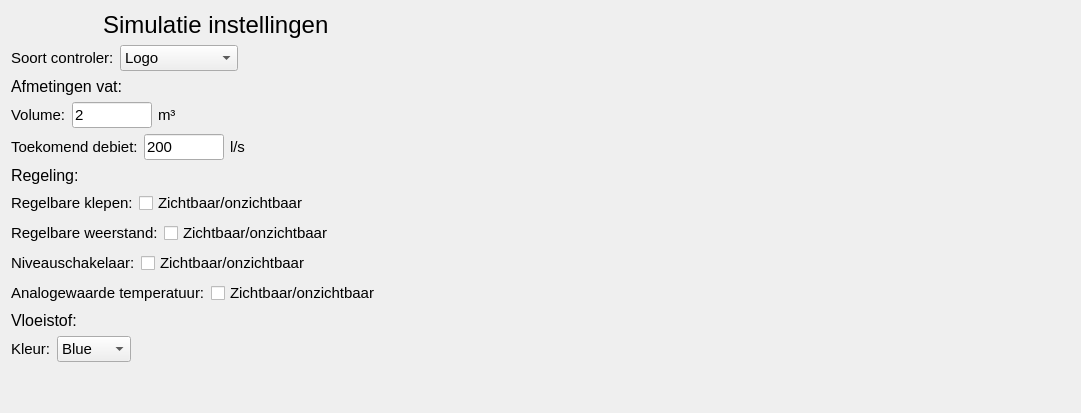
         <widget class="QWidget" name="settingsPage">
          <layout class="QGridLayout" name="gridLayout_7">
           <item row="0" column="0">
            <layout class="QHBoxLayout" name="horizontalLayout_15">
             <item>
              <spacer name="horizontalSpacer_4">
               <property name="orientation">
                <enum>Qt::Horizontal</enum>
               </property>
               <property name="sizeHint" stdset="0">
                <size>
                 <width>40</width>
                 <height>20</height>
                </size>
               </property>
              </spacer>
             </item>
             <item>
              <widget class="QLabel" name="label_32">
               <property name="font">
                <font>
                 <pointsize>18</pointsize>
                </font>
               </property>
               <property name="text">
                <string>Simulatie instellingen</string>
               </property>
              </widget>
             </item>
             <item>
              <spacer name="horizontalSpacer_7">
               <property name="orientation">
                <enum>Qt::Horizontal</enum>
               </property>
               <property name="sizeHint" stdset="0">
                <size>
                 <width>40</width>
                 <height>20</height>
                </size>
               </property>
              </spacer>
             </item>
            </layout>
           </item>
           <item row="1" column="0">
            <layout class="QVBoxLayout" name="verticalLayout_9">
             <item>
              <layout class="QHBoxLayout" name="horizontalLayout_16">
               <item>
                <widget class="QLabel" name="label">
                 <property name="font">
                  <font>
                   <pointsize>11</pointsize>
                  </font>
                 </property>
                 <property name="text">
                  <string>Soort controler:</string>
                 </property>
                </widget>
               </item>
               <item>
                <widget class="QComboBox" name="controlerDropDown">
                 <property name="font">
                  <font>
                   <pointsize>11</pointsize>
                  </font>
                 </property>
                 <item>
                  <property name="text">
                   <string>Logo</string>
                  </property>
                 </item>
                 <item>
                  <property name="text">
                   <string>S7-1200 PLC</string>
                  </property>
                 </item>
                 <item>
                  <property name="text">
                   <string>S7-1500 PLC</string>
                  </property>
                 </item>
                 <item>
                  <property name="text">
                   <string>PLC Sim</string>
                  </property>
                 </item>
                 <item>
                  <property name="text">
                   <string>GUI</string>
                  </property>
                 </item>
                </widget>
               </item>
               <item>
                <spacer name="horizontalSpacer_12">
                 <property name="orientation">
                  <enum>Qt::Horizontal</enum>
                 </property>
                 <property name="sizeHint" stdset="0">
                  <size>
                   <width>40</width>
                   <height>20</height>
                  </size>
                 </property>
                </spacer>
               </item>
              </layout>
             </item>
             <item>
              <widget class="QLabel" name="label_16">
               <property name="font">
                <font>
                 <pointsize>12</pointsize>
                </font>
               </property>
               <property name="text">
                <string>Afmetingen vat:</string>
               </property>
              </widget>
             </item>
             <item>
              <layout class="QHBoxLayout" name="horizontalLayout_17">
               <item>
                <widget class="QLabel" name="label_17">
                 <property name="font">
                  <font>
                   <pointsize>11</pointsize>
                  </font>
                 </property>
                 <property name="text">
                  <string>Volume:</string>
                 </property>
                </widget>
               </item>
               <item>
                <widget class="QLineEdit" name="volumeEntry">
                 <property name="maximumSize">
                  <size>
                   <width>80</width>
                   <height>16777215</height>
                  </size>
                 </property>
                 <property name="font">
                  <font>
                   <pointsize>11</pointsize>
                  </font>
                 </property>
                 <property name="text">
                  <string>2</string>
                 </property>
                </widget>
               </item>
               <item>
                <widget class="QLabel" name="label_33">
                 <property name="font">
                  <font>
                   <pointsize>11</pointsize>
                  </font>
                 </property>
                 <property name="text">
                  <string>m³</string>
                 </property>
                </widget>
               </item>
               <item>
                <spacer name="horizontalSpacer_11">
                 <property name="orientation">
                  <enum>Qt::Horizontal</enum>
                 </property>
                 <property name="sizeHint" stdset="0">
                  <size>
                   <width>40</width>
                   <height>20</height>
                  </size>
                 </property>
                </spacer>
               </item>
              </layout>
             </item>
             <item>
              <layout class="QHBoxLayout" name="horizontalLayout_19">
               <item>
                <widget class="QLabel" name="label_23">
                 <property name="font">
                  <font>
                   <pointsize>11</pointsize>
                  </font>
                 </property>
                 <property name="text">
                  <string>Toekomend debiet:</string>
                 </property>
                </widget>
               </item>
               <item>
                <widget class="QLineEdit" name="toekomendDebietEntry2">
                 <property name="maximumSize">
                  <size>
                   <width>80</width>
                   <height>16777215</height>
                  </size>
                 </property>
                 <property name="font">
                  <font>
                   <pointsize>11</pointsize>
                  </font>
                 </property>
                 <property name="inputMask">
                  <string/>
                 </property>
                 <property name="text">
                  <string>200</string>
                 </property>
                </widget>
               </item>
               <item>
                <widget class="QLabel" name="label_35">
                 <property name="font">
                  <font>
                   <pointsize>11</pointsize>
                  </font>
                 </property>
                 <property name="text">
                  <string>l/s</string>
                 </property>
                </widget>
               </item>
               <item>
                <spacer name="horizontalSpacer_10">
                 <property name="orientation">
                  <enum>Qt::Horizontal</enum>
                 </property>
                 <property name="sizeHint" stdset="0">
                  <size>
                   <width>40</width>
                   <height>20</height>
                  </size>
                 </property>
                </spacer>
               </item>
              </layout>
             </item>
             <item>
              <widget class="QLabel" name="label_26">
               <property name="font">
                <font>
                 <pointsize>12</pointsize>
                </font>
               </property>
               <property name="text">
                <string>Regeling:</string>
               </property>
              </widget>
             </item>
             <item>
              <layout class="QHBoxLayout" name="horizontalLayout_20">
               <item>
                <widget class="QLabel" name="label_27">
                 <property name="font">
                  <font>
                   <pointsize>11</pointsize>
                  </font>
                 </property>
                 <property name="text">
                  <string>Regelbare klepen:</string>
                 </property>
                </widget>
               </item>
               <item>
                <widget class="QCheckBox" name="regelbareKlepenCheckBox">
                 <property name="enabled">
                  <bool>true</bool>
                 </property>
                 <property name="font">
                  <font>
                   <pointsize>11</pointsize>
                  </font>
                 </property>
                 <property name="text">
                  <string>Zichtbaar/onzichtbaar</string>
                 </property>
                 <property name="checked">
                  <bool>false</bool>
                 </property>
                 <property name="autoRepeat">
                  <bool>false</bool>
                 </property>
                 <property name="autoExclusive">
                  <bool>false</bool>
                 </property>
                </widget>
               </item>
               <item>
                <spacer name="horizontalSpacer_15">
                 <property name="orientation">
                  <enum>Qt::Horizontal</enum>
                 </property>
                 <property name="sizeHint" stdset="0">
                  <size>
                   <width>40</width>
                   <height>20</height>
                  </size>
                 </property>
                </spacer>
               </item>
              </layout>
             </item>
             <item>
              <layout class="QHBoxLayout" name="horizontalLayout_21">
               <item>
                <widget class="QLabel" name="label_28">
                 <property name="font">
                  <font>
                   <pointsize>11</pointsize>
                  </font>
                 </property>
                 <property name="text">
                  <string>Regelbare weerstand:</string>
                 </property>
                </widget>
               </item>
               <item>
                <widget class="QCheckBox" name="regelbareWeerstandCheckBox">
                 <property name="font">
                  <font>
                   <pointsize>11</pointsize>
                  </font>
                 </property>
                 <property name="text">
                  <string>Zichtbaar/onzichtbaar</string>
                 </property>
                </widget>
               </item>
               <item>
                <spacer name="horizontalSpacer_17">
                 <property name="orientation">
                  <enum>Qt::Horizontal</enum>
                 </property>
                 <property name="sizeHint" stdset="0">
                  <size>
                   <width>40</width>
                   <height>20</height>
                  </size>
                 </property>
                </spacer>
               </item>
              </layout>
             </item>
             <item>
              <layout class="QHBoxLayout" name="horizontalLayout_22">
               <item>
                <widget class="QLabel" name="label_29">
                 <property name="font">
                  <font>
                   <pointsize>11</pointsize>
                  </font>
                 </property>
                 <property name="text">
                  <string>Niveauschakelaar:</string>
                 </property>
                </widget>
               </item>
               <item>
                <widget class="QCheckBox" name="niveauschakelaarCheckBox">
                 <property name="font">
                  <font>
                   <pointsize>11</pointsize>
                  </font>
                 </property>
                 <property name="text">
                  <string>Zichtbaar/onzichtbaar</string>
                 </property>
                </widget>
               </item>
               <item>
                <spacer name="horizontalSpacer_16">
                 <property name="orientation">
                  <enum>Qt::Horizontal</enum>
                 </property>
                 <property name="sizeHint" stdset="0">
                  <size>
                   <width>40</width>
                   <height>20</height>
                  </size>
                 </property>
                </spacer>
               </item>
              </layout>
             </item>
             <item>
              <layout class="QHBoxLayout" name="horizontalLayout_18">
               <item>
                <widget class="QLabel" name="label_18">
                 <property name="font">
                  <font>
                   <pointsize>11</pointsize>
                  </font>
                 </property>
                 <property name="text">
                  <string>Analogewaarde temperatuur:</string>
                 </property>
                </widget>
               </item>
               <item>
                <widget class="QCheckBox" name="analogeWaardeTempCheckBox">
                 <property name="font">
                  <font>
                   <pointsize>11</pointsize>
                  </font>
                 </property>
                 <property name="text">
                  <string>Zichtbaar/onzichtbaar</string>
                 </property>
                </widget>
               </item>
               <item>
                <spacer name="horizontalSpacer_13">
                 <property name="orientation">
                  <enum>Qt::Horizontal</enum>
                 </property>
                 <property name="sizeHint" stdset="0">
                  <size>
                   <width>40</width>
                   <height>20</height>
                  </size>
                 </property>
                </spacer>
               </item>
              </layout>
             </item>
             <item>
              <widget class="QLabel" name="label_30">
               <property name="font">
                <font>
                 <pointsize>12</pointsize>
                </font>
               </property>
               <property name="text">
                <string>Vloeistof:</string>
               </property>
              </widget>
             </item>
             <item>
              <layout class="QHBoxLayout" name="horizontalLayout_23">
               <item>
                <widget class="QLabel" name="label_31">
                 <property name="font">
                  <font>
                   <pointsize>11</pointsize>
                  </font>
                 </property>
                 <property name="text">
                  <string>Kleur:</string>
                 </property>
                </widget>
               </item>
               <item>
                <widget class="QComboBox" name="kleurDropDown">
                 <property name="font">
                  <font>
                   <pointsize>11</pointsize>
                  </font>
                 </property>
                 <property name="currentText">
                  <string>Blue</string>
                 </property>
                 <item>
                  <property name="text">
                   <string comment="#0000FF">Blue</string>
                  </property>
                 </item>
                 <item>
                  <property name="text">
                   <string>Rood</string>
                  </property>
                 </item>
                 <item>
                  <property name="text">
                   <string>Groen</string>
                  </property>
                 </item>
                 <item>
                  <property name="text">
                   <string>Geel</string>
                  </property>
                 </item>
                 <item>
                  <property name="text">
                   <string>Oranje</string>
                  </property>
                 </item>
                 <item>
                  <property name="text">
                   <string>Paars</string>
                  </property>
                 </item>
                 <item>
                  <property name="text">
                   <string>Grijs</string>
                  </property>
                 </item>
                </widget>
               </item>
               <item>
                <spacer name="horizontalSpacer_9">
                 <property name="orientation">
                  <enum>Qt::Horizontal</enum>
                 </property>
                 <property name="sizeHint" stdset="0">
                  <size>
                   <width>40</width>
                   <height>20</height>
                  </size>
                 </property>
                </spacer>
               </item>
              </layout>
             </item>
             <item>
              <spacer name="verticalSpacer_5">
               <property name="orientation">
                <enum>Qt::Vertical</enum>
               </property>
               <property name="sizeHint" stdset="0">
                <size>
                 <width>20</width>
                 <height>40</height>
                </size>
               </property>
              </spacer>
             </item>
            </layout>
           </item>
           <item row="1" column="1">
            <spacer name="horizontalSpacer_14">
             <property name="orientation">
              <enum>Qt::Horizontal</enum>
             </property>
             <property name="sizeHint" stdset="0">
              <size>
               <width>325</width>
               <height>20</height>
              </size>
             </property>
            </spacer>
           </item>
           <item row="1" column="3">
            <spacer name="horizontalSpacer_8">
             <property name="orientation">
              <enum>Qt::Horizontal</enum>
             </property>
             <property name="sizeHint" stdset="0">
              <size>
               <width>324</width>
               <height>20</height>
              </size>
             </property>
            </spacer>
           </item>
          </layout>
         </widget>
